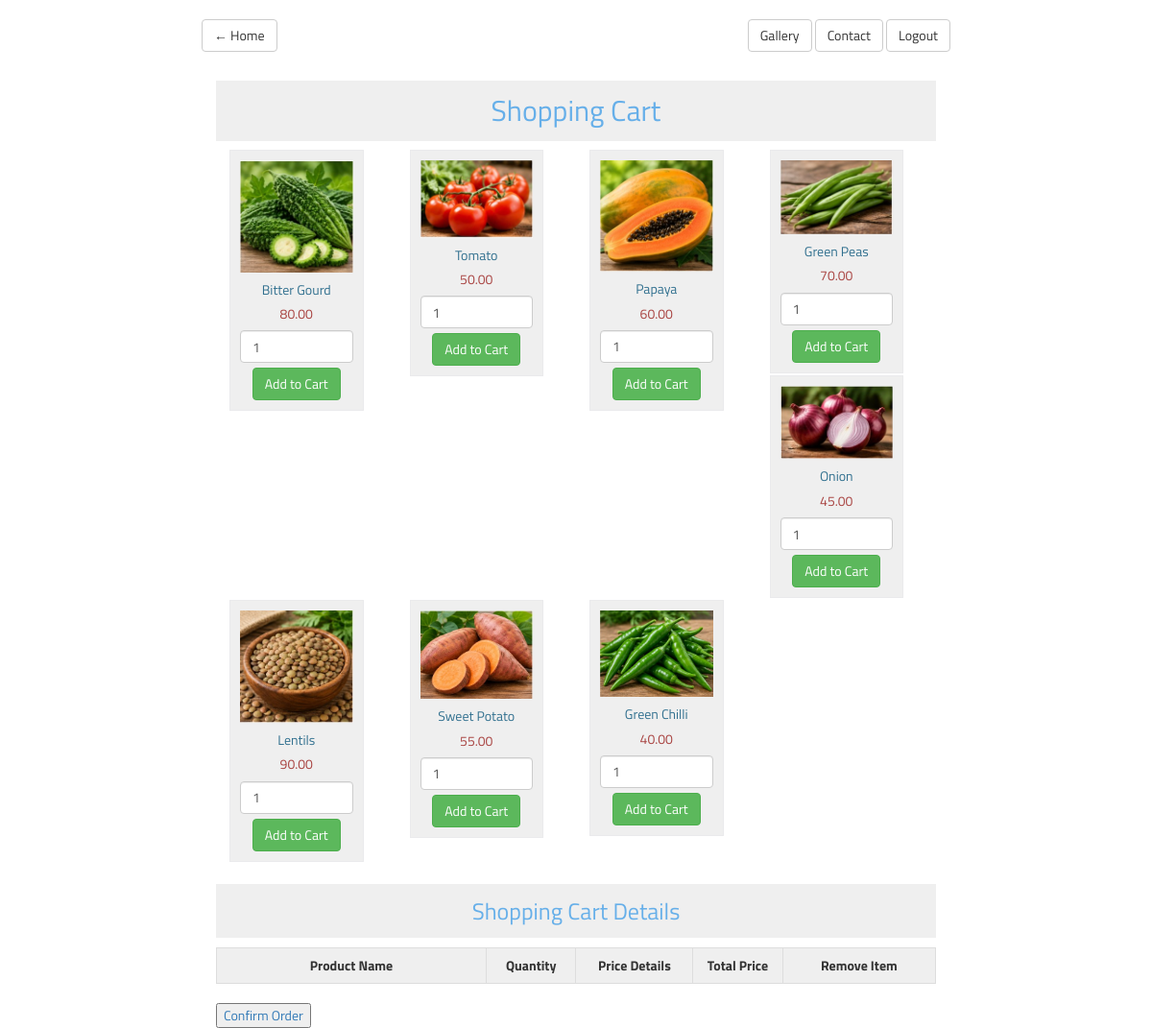
/Cart.php, run on the app's committed database.
### tables this page shows
CREATE TABLE `product` (
  `id` int(11) NOT NULL,
  `pname` varchar(100) DEFAULT NULL,
  `price` decimal(10,2) DEFAULT NULL,
  `image` varchar(255) DEFAULT NULL
);

### Cart.php (the view, shortened to what this page needs)
<?php
$database_name = "product_details";
$con = mysqli_connect(
    "localhost:3307",
    "root",
    "",
    $database_name
);
?>
<!doctype html>
<html>
<head>
    <link
        href="https://maxcdn.bootstrapcdn.com/bootstrap/3.3.7/css/bootstrap.min.css"
        rel="stylesheet"
>
</head>
<body>
<div style="
    width:65%;
    margin:20px auto 10px auto;
    display:flex;
    justify-content:space-between;
    align-items:center;
">
    <a href="home2.php" class="btn btn-default">
        ← Home
    </a>
    <div>
        <a href="Gallery.php" class="btn btn-default">
            Gallery
        </a>
         <a href="contact.php" class="btn btn-default">
            Contact
          </a>
        <a href="logout.php" class="btn btn-default">
            Logout
        </a>
    </div>
</div>
<div
    class="container"
    style="width: 65%">
    <h2>
        Shopping Cart
    </h2>
    <?php
    $query =
        "SELECT * FROM product ORDER BY id ASC ";
    $result =
        mysqli_query(
            $con,
            $query
        );
    if (
        mysqli_num_rows($result) > 0
    ) {
        while (
            $row =
            mysqli_fetch_array($result)
        ) {
    ?>
    <div class="col-md-3">
        <form
            method="post"
            action="Cart.php?action=add&id=<?php echo $row["id"]; ?>">
            <div class="product">
                <img
                    src="<?php echo $row["image"]; ?>"
                    class="img-responsive">
                <h5 class="text-info">
                    <?php
                    echo $row["pname"];
                    ?>
                </h5>
                <h5 class="text-danger">
                    <?php
                    echo $row["price"];
                    ?>
                </h5>
                <input
                    type="text"
                    name="quantity"
                    class="form-control"
                    value="1">
                <input
                    type="submit"
                    name="add"
                    style="margin-top: 5px;"
                    class="btn btn-success"
                    value="Add to Cart">
            </div>
        </form>
    </div>
    <?php
        }
    }
    ?>
    <h3 class="title2">
        Shopping Cart Details
    </h3>
    <div class="table-responsive">
        <table class="table table-bordered">
            <tr>
                <th width="30%">
                    Product Name
                </th>
                <th width="10%">
                    Quantity
                </th>
                <th width="13%">
                    Price Details
                </th>
                <th width="10%">
                    Total Price
                </th>
                <th width="17%">
                    Remove Item
                </th>
            </tr>
        </table>
    </div>
    <a>
        <?php
        echo(
            "<button
            onclick=\"location.href='checkout_process.php'\">
            Confirm Order
            </button>"
        );
        ?>
    </a>
</div>
</body>
</html>

### Cart.php (style rules this page uses)
* { font-family: 'Titillium Web', sans-serif; }
.product { border: 1px solid #eaeaec; margin: -1px 19px 3px -1px; padding: 10px; text-align: center; background-color: #efefef; }
table, th, tr { text-align: center; }
.title2 { text-align: center; color: #66afe9; background-color: #efefef; padding: 2%; }
h2 { text-align: center; color: #66afe9; background-color: #efefef; padding: 2%; }
table th { background-color: #efefef; }

### data on the page
product: image (picture), pname "Bitter Gourd", price "80.00"
product: image (picture), pname "Tomato", price "50.00"
product: image (picture), pname "Papaya", price "60.00"
product: image (picture), pname "Green Peas", price "70.00"
product: image (picture), pname "Onion", price "45.00"
product: image (picture), pname "Lentils", price "90.00"
product: image (picture), pname "Sweet Potato", price "55.00"
product: image (picture), pname "Green Chilli", price "40.00"
